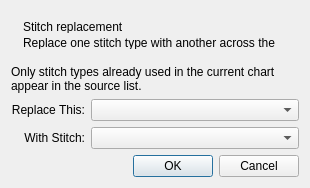
<?xml version="1.0" encoding="UTF-8"?>
<ui version="4.0">
 <class>StitchReplacerUi</class>
 <widget class="QDialog" name="StitchReplacerUi">
  <property name="geometry">
   <rect>
    <x>0</x>
    <y>0</y>
    <width>310</width>
    <height>188</height>
   </rect>
  </property>
  <property name="windowTitle">
   <string>Replace stitches</string>
  </property>
  <layout class="QGridLayout" name="gridLayout">
   <item row="0" column="0" colspan="2">
    <widget class="QWidget" name="replaceSummaryCard">
     <layout class="QVBoxLayout" name="verticalLayout">
      <property name="spacing">
       <number>4</number>
      </property>
      <property name="leftMargin">
       <number>12</number>
      </property>
      <property name="topMargin">
       <number>10</number>
      </property>
      <property name="rightMargin">
       <number>12</number>
      </property>
      <property name="bottomMargin">
       <number>10</number>
      </property>
      <item>
       <widget class="QLabel" name="replaceSummaryTitle">
        <property name="dialogRole" stdset="0">
         <string>title</string>
        </property>
        <property name="text">
         <string>Stitch replacement</string>
        </property>
       </widget>
      </item>
      <item>
       <widget class="QLabel" name="replaceSummaryHint">
        <property name="dialogRole" stdset="0">
         <string>hint</string>
        </property>
        <property name="wordWrap">
         <bool>true</bool>
        </property>
        <property name="text">
         <string>Replace one stitch type with another across the current chart.</string>
        </property>
       </widget>
      </item>
     </layout>
    </widget>
   </item>
   <item row="1" column="0" colspan="2">
    <widget class="QLabel" name="label_3">
     <property name="text">
      <string>Only stitch types already used in the current chart appear in the source list.</string>
     </property>
     <property name="wordWrap">
      <bool>true</bool>
     </property>
    </widget>
   </item>
   <item row="2" column="0">
    <widget class="QLabel" name="label">
     <property name="sizePolicy">
      <sizepolicy hsizetype="Preferred" vsizetype="Preferred">
       <horstretch>0</horstretch>
       <verstretch>0</verstretch>
      </sizepolicy>
     </property>
     <property name="text">
      <string>Replace This:</string>
     </property>
     <property name="alignment">
      <set>Qt::AlignRight|Qt::AlignTrailing|Qt::AlignVCenter</set>
     </property>
    </widget>
   </item>
   <item row="2" column="1">
    <widget class="QComboBox" name="originalStitch">
     <property name="sizePolicy">
      <sizepolicy hsizetype="Expanding" vsizetype="Fixed">
       <horstretch>0</horstretch>
       <verstretch>0</verstretch>
      </sizepolicy>
     </property>
     <property name="iconSize">
      <size>
       <width>32</width>
       <height>32</height>
      </size>
     </property>
    </widget>
   </item>
   <item row="3" column="0">
    <widget class="QLabel" name="label_2">
     <property name="sizePolicy">
      <sizepolicy hsizetype="Preferred" vsizetype="Preferred">
       <horstretch>0</horstretch>
       <verstretch>0</verstretch>
      </sizepolicy>
     </property>
     <property name="text">
      <string>With Stitch:</string>
     </property>
     <property name="alignment">
      <set>Qt::AlignRight|Qt::AlignTrailing|Qt::AlignVCenter</set>
     </property>
    </widget>
   </item>
   <item row="3" column="1">
    <widget class="QComboBox" name="replacementStitch">
     <property name="sizePolicy">
      <sizepolicy hsizetype="Expanding" vsizetype="Fixed">
       <horstretch>0</horstretch>
       <verstretch>0</verstretch>
      </sizepolicy>
     </property>
     <property name="iconSize">
      <size>
       <width>32</width>
       <height>32</height>
      </size>
     </property>
    </widget>
   </item>
   <item row="4" column="0" colspan="2">
    <widget class="QDialogButtonBox" name="buttonBox">
     <property name="orientation">
      <enum>Qt::Horizontal</enum>
     </property>
     <property name="standardButtons">
      <set>QDialogButtonBox::Cancel|QDialogButtonBox::Ok</set>
     </property>
    </widget>
   </item>
  </layout>
 </widget>
 <resources/>
 <connections>
  <connection>
   <sender>buttonBox</sender>
   <signal>accepted()</signal>
   <receiver>StitchReplacerUi</receiver>
   <slot>accept()</slot>
   <hints>
    <hint type="sourcelabel">
     <x>248</x>
     <y>254</y>
    </hint>
    <hint type="destinationlabel">
     <x>157</x>
     <y>274</y>
    </hint>
   </hints>
  </connection>
  <connection>
   <sender>buttonBox</sender>
   <signal>rejected()</signal>
   <receiver>StitchReplacerUi</receiver>
   <slot>reject()</slot>
   <hints>
    <hint type="sourcelabel">
     <x>316</x>
     <y>260</y>
    </hint>
    <hint type="destinationlabel">
     <x>286</x>
     <y>274</y>
    </hint>
   </hints>
  </connection>
 </connections>
</ui>
